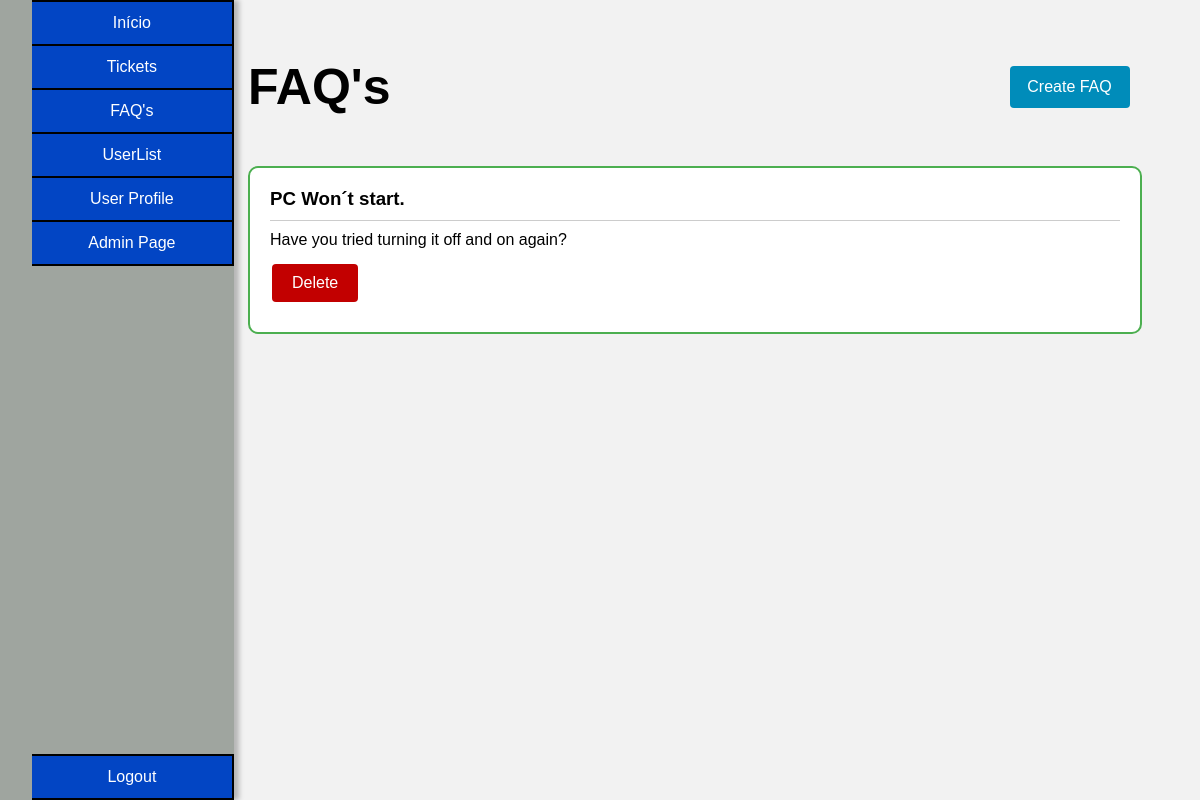
Before: /pages/faqs.php (signed in) with the older database file.
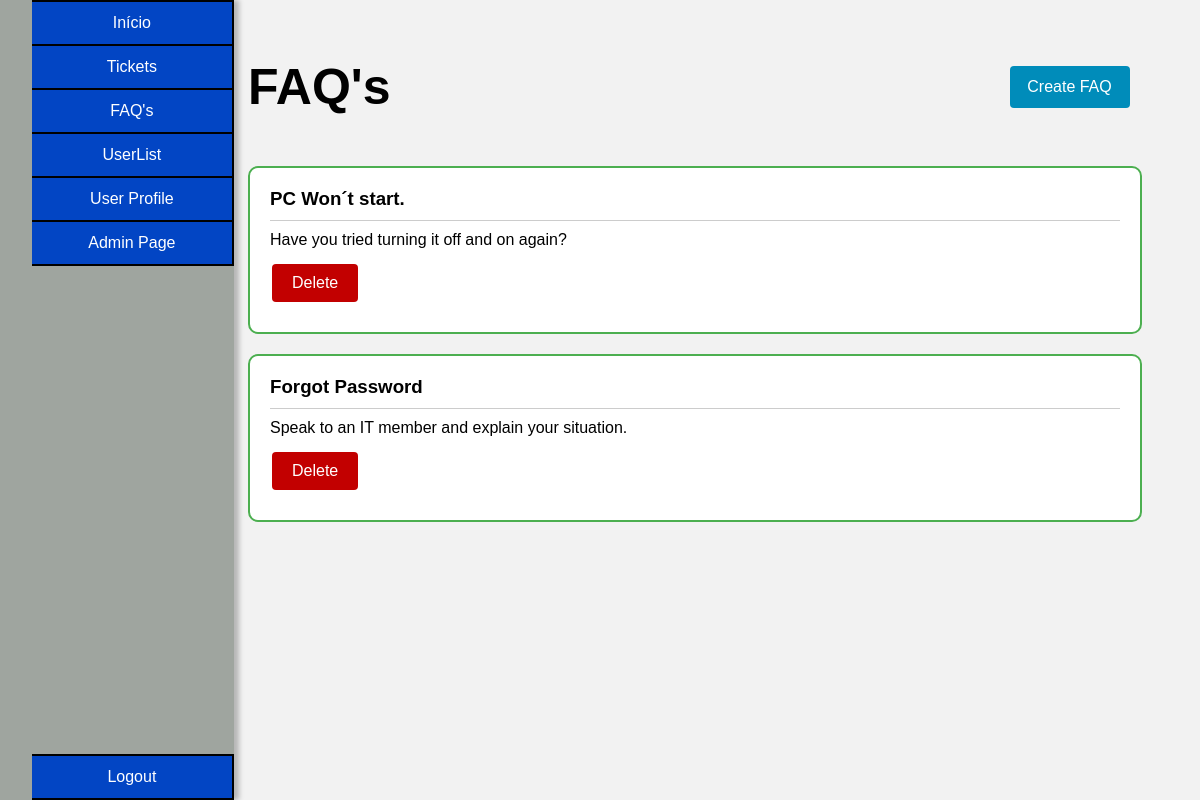
After: the same page with the newer database file.
### tables this page shows
CREATE TABLE faq(
  id INTEGER PRIMARY KEY,
  question TEXT NOT NULL,
  answer TEXT NOT NULL
);

### utils/functions.php (called while the page is built, shortened)
<?php
function searchUser($id){
    $db = getDatabaseConnection();
    $stmt = $db->prepare('SELECT * FROM user WHERE id = ?');
    $stmt->execute(array($id));
    return $stmt->fetch();
}
?>

### pages/faqs.php (the view, shortened to what this page needs)
<?php
   require_once('../utils/functions.php');
   $db = getDatabaseConnection();
   $user = searchUser($_SESSION["user_id"]);
   $stmt = $db->prepare('SELECT * FROM faq');
   $stmt->execute();
   $faqs = $stmt->fetchAll();
?>
<!DOCTYPE html>
<html lang="en-US">
<link rel="stylesheet" href="../css/style_index.css">
<link rel="stylesheet" href="../css/faq.css">
   <head>
   </head>
   <body>
   <div class="container_master">
   <div class="container">
        <ul class="buttons">
        <button class="index" onclick="indexPage()">Início</button>
            <button class="tickets" onclick="ticketsPage()">Tickets</button>
            <button class="faqs" onclick="faqsPage()">FAQ's</button>
            <button class="users" onclick="usersPage()">UserList</button>
            <button class="user_profile" onclick="sendDataUser('<?php echo $user['username'] ?>')">User Profile</button>
            <?php if($user["role"] == "admin"): ?>
            <button class="admin_page" onclick="adminPage()">Admin Page</button>
            <?php endif; ?>
            <button class="logout" onclick="logoutPage()">Logout</button>
        </ul>
    </div>
    <div class="content">
      <?php if($user["role"] != "client"): ?>
        <div class="title-and-button">
          <h3 class="title">FAQ's</h3>
          <div class="create_faq_master">
            <div class="create_faq"><a href="create_faq.php">Create FAQ</a></div>
          </div>
        </div>
      <?php endif; ?>
      <form method="POST" action="faqs.php">
      <?php
      foreach ($faqs as $faq) {
        echo "<div class='faq-box'>";
        $answer = $faq['answer'];
        $question = $faq['question'];
        echo "<h3>$question</h3>";
        echo "<p>$answer</p>";
        if($user["role"] != "client"){
            echo "<input type='submit' name='btnsubmit' value='Delete'/>";
        }
        echo "<br>";
        echo "</div>";
      }
      ?>
      </form>
    </div>
    </div>
   </body>
</html>

Changed rows visible on the page:
added faq: question "Forgot Password", answer "Speak to an IT member and explain your situation."
